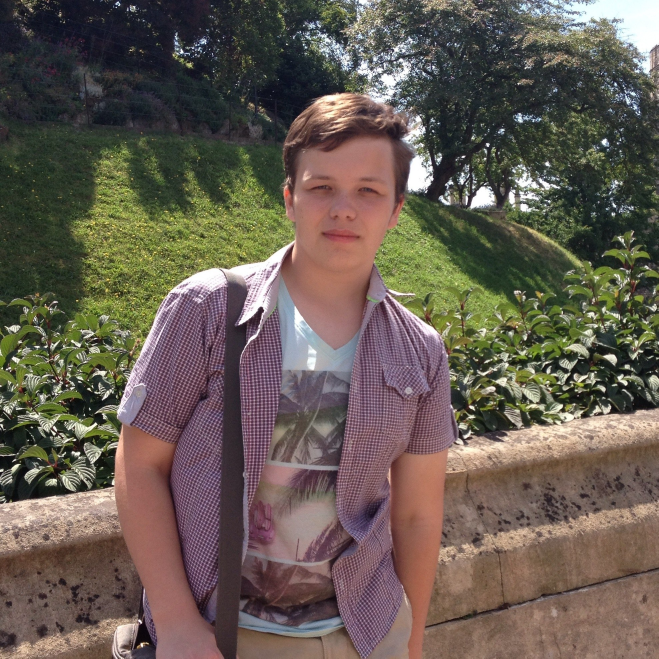
#> input picture visual/test_images/test_image.jpg, 1975 x 1975 px (shown at 1/3 size)
$ python -i faceDetection.py   (imports and definitions only)
#> lines starting #> are read from the running program, lines starting #| are printed output that depends on the picture
# coding=utf-8
import numpy as np
import cv2


def findFaces(imagePath, imageDebug=False):
    """
    find faces on photo given by input path and returns number of detected faces.
    :param imagePath: path to image
    :param imageDebug: if True, open image with detected faces in detached window
    :return:
    """
#> called with imagePath = 'test_images/test_image.jpg', imageDebug = False
    face_cascade = cv2.CascadeClassifier(r'.\cascades\haarcascade_frontalface_default.xml')

    img = cv2.imread(imagePath)
#> img is the input picture: shape (1975, 1975, 3); mean B, G, R 82.4, 92.2, 102.6
    gray = cv2.cvtColor(img, cv2.COLOR_BGR2GRAY)
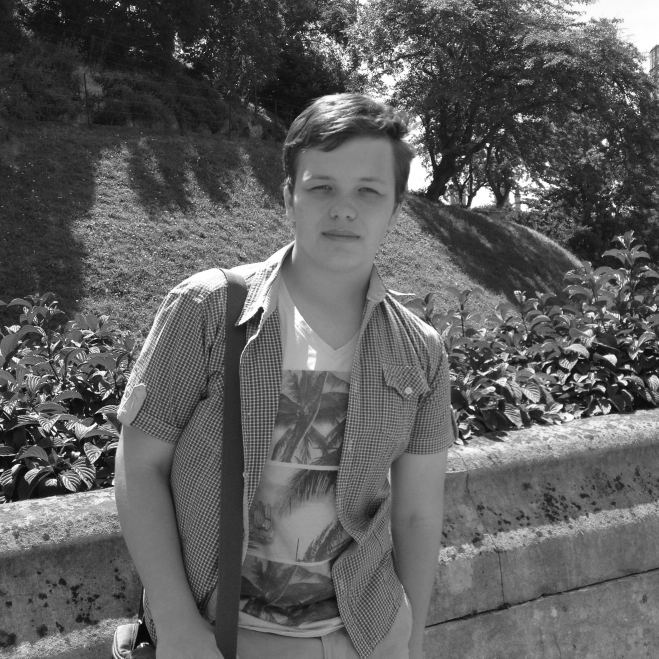
#> gray: shape (1975, 1975) (shown at 1/3 size); min 0, max 255, mean 94.2
    faces = face_cascade.detectMultiScale(gray, 1.3, 5)
#> faces = [[836, 430, 380, 380]]

    if imageDebug:
        for (x, y, w, h) in faces:
            cv2.rectangle(img, (x, y), (x + w, y + h), (255, 0, 0), 2)

        res = cv2.resize(img, None, fx=0.4, fy=0.4, interpolation=cv2.INTER_CUBIC)
        cv2.imshow('detection', res)
        cv2.waitKey(0)
        cv2.destroyAllWindows()

    return len(faces)


# [2 lines not run here, left out]

>>> result = findFaces('test_images/test_image.jpg')
#> result = 1
